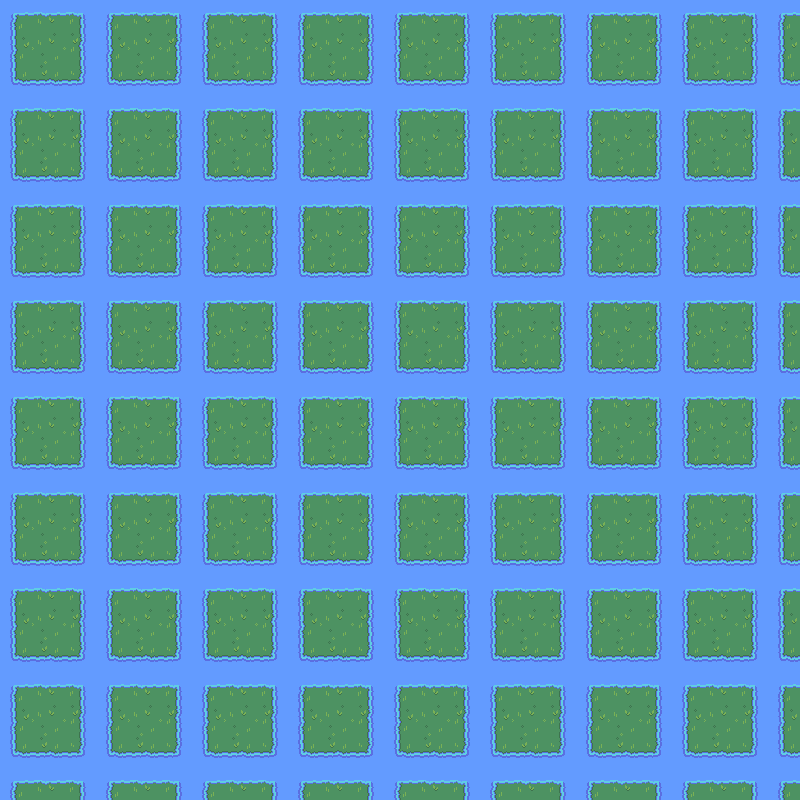

Tiled map render using the project's own tile images. Description and the map definition, with tile-layer contents summarised, below:
An orthogonal 50x50 tile map with 16x16 px tiles, 1 tile layer (Calque de Tuiles 1).

<map version="1.10" tiledversion="1.11.0" orientation="orthogonal" renderorder="right-down" width="50" height="50" tilewidth="16" tileheight="16" infinite="0" nextlayerid="2" nextobjectid="1">
 <tileset firstgid="1" source="Nature.tsx" />
 <layer id="1" name="Calque de Tuiles 1" width="50" height="50">
  <data>[2500 cells, 2500 non-empty, 36 distinct tile ids]</data>
 </layer>
</map>
